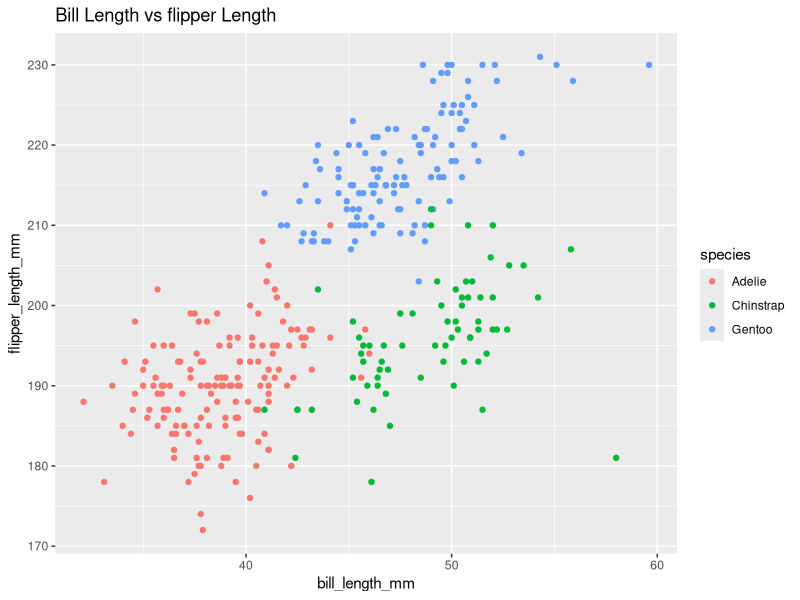
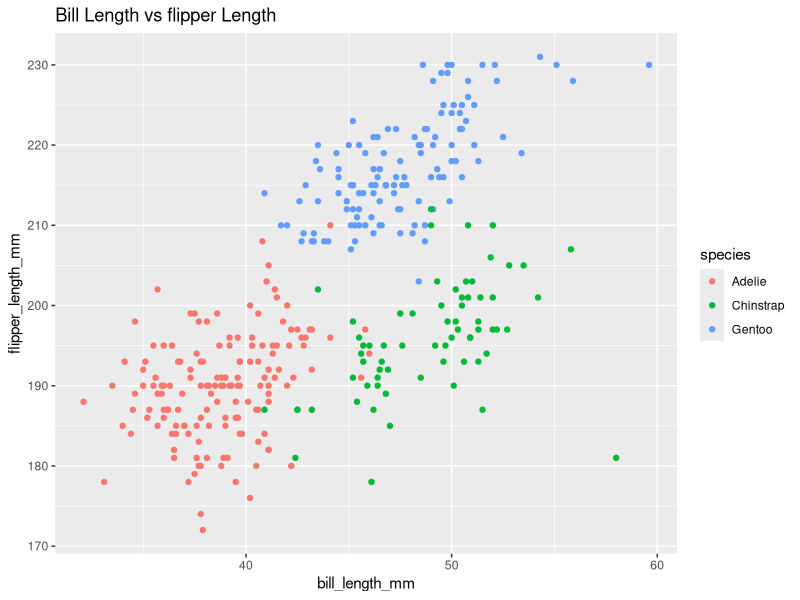

R code for these plots, in order:
## ---- chunk 1
library(tidyverse)
## ---- chunk 2
set.seed(1)
data_frame = tibble(
  sample = rnorm(10),
  vec_logical = sample > 0,
  vec_char = c("a", "b", "c", "d", "e", "f", "g", "h", "i", "j"),
  vec_factor = factor(c("Large", "Large", "Large", "Medium", "Medium", "Medium", "Small", "Small", "Small", "Small"))
)

#check the data frame
data_frame

#Try to take the mean of each variable in your dataframe. What works and what doesn’t?

mean(pull(data_frame, sample))
#it works
mean(pull(data_frame, vec_logical))
#it works
mean(pull(data_frame, vec_char))
#it doesn't work
mean(pull(data_frame, vec_factor))
#it doesn't work
#this is because `mean()` function doesn't support these two types of variable.
## ---- chunk 3
data("penguins", package = "palmerpenguins")
## ---- chunk 4
str(penguins)
## ---- chunk 5
size = nrow(penguins) * ncol(penguins)
size
## ---- chunk 6
round(mean(pull(penguins,flipper_length_mm), na.rm = TRUE))
## ---- chunk 7
ggplot(penguins, aes(x=bill_length_mm, y=flipper_length_mm, color = species)) +
    geom_point() +
    ggtitle("Bill Length vs flipper Length")

ggsave("scatter_plot.pdf", height=6, width = 4)
